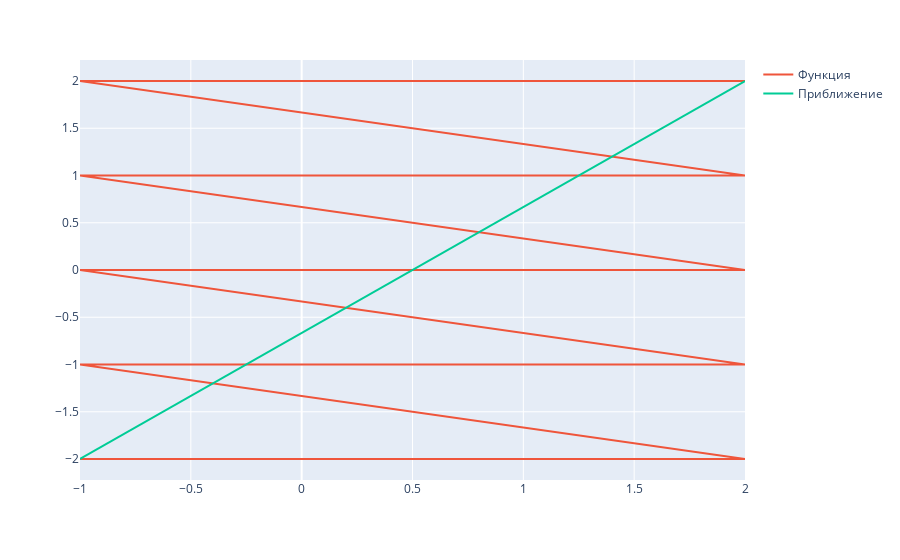

Source (notebook cell):
### Markdown cell above
### Тесты из файлов

### Code cell
x, y, z, p = read_xypzdata("data/tmp43")

func = LeastSquare2D(x, y, z, p, 1)

x_pred = np.linspace(min(x), max(x), 40)
y_pred = np.linspace(min(y), max(y), 40)
z_graph = [[func(xi, yi) for xi in x_pred]for yi in y_pred]

fig = px.scatter_3d(x=x, y=y, z=z)
fig.add_trace(go.Surface(x=x_pred, y=y_pred, z=z_graph))
fig.show()

### Figure 1 — Plotly figure (JSON) as saved in the notebook; plotly's stock layout.template omitted (floating-point values rounded to 4 significant figures)
{"data": [{"hovertemplate": "<extra></extra>", "legendgroup": "", "line": {"color": "#636efa", "dash": "solid"}, "marker": {"symbol": "circle"}, "mode": "lines", "name": "", "orientation": "v", "showlegend": false, "type": "scatter", "xaxis": "x", "yaxis": "y"}, {"name": "Функция", "type": "scatter", "x": [-1, 0, 1, 2, -1, 0, 1, 2, -1, 0, 1, 2, -1, 0, 1, 2, -1, 0, 1, 2], "y": [-2, -2, -2, -2, -1, -1, -1, -1, 0, 0, 0, 0, 1, 1, 1, 1, 2, 2, 2, 2]}, {"name": "Приближение", "type": "scatter", "x": [-1, -0.9231, -0.8462, -0.7692, -0.6923, -0.6154, -0.5385, -0.4615, -0.3846, -0.3077, -0.2308, -0.1538, -0.07692, 0, 0.07692, 0.1538, 0.2308, 0.3077, 0.3846, 0.4615, 0.5385, 0.6154, 0.6923, 0.7692, 0.8462, 0.9231, 1, 1.077, 1.154, 1.231, 1.308, 1.385, 1.462, 1.538, 1.615, 1.692, 1.769, 1.846, 1.923, 2], "y": [-2, -1.897, -1.795, -1.692, -1.59, -1.487, -1.385, -1.282, -1.179, -1.077, -0.9744, -0.8718, -0.7692, -0.6667, -0.5641, -0.4615, -0.359, -0.2564, -0.1538, -0.05128, 0.05128, 0.1538, 0.2564, 0.359, 0.4615, 0.5641, 0.6667, 0.7692, 0.8718, 0.9744, 1.077, 1.179, 1.282, 1.385, 1.487, 1.59, 1.692, 1.795, 1.897, 2]}], "layout": {"legend": {"tracegroupgap": 0}, "margin": {"t": 60}, "xaxis": {"anchor": "y", "domain": [0, 1]}, "yaxis": {"anchor": "x", "domain": [0, 1]}}}
